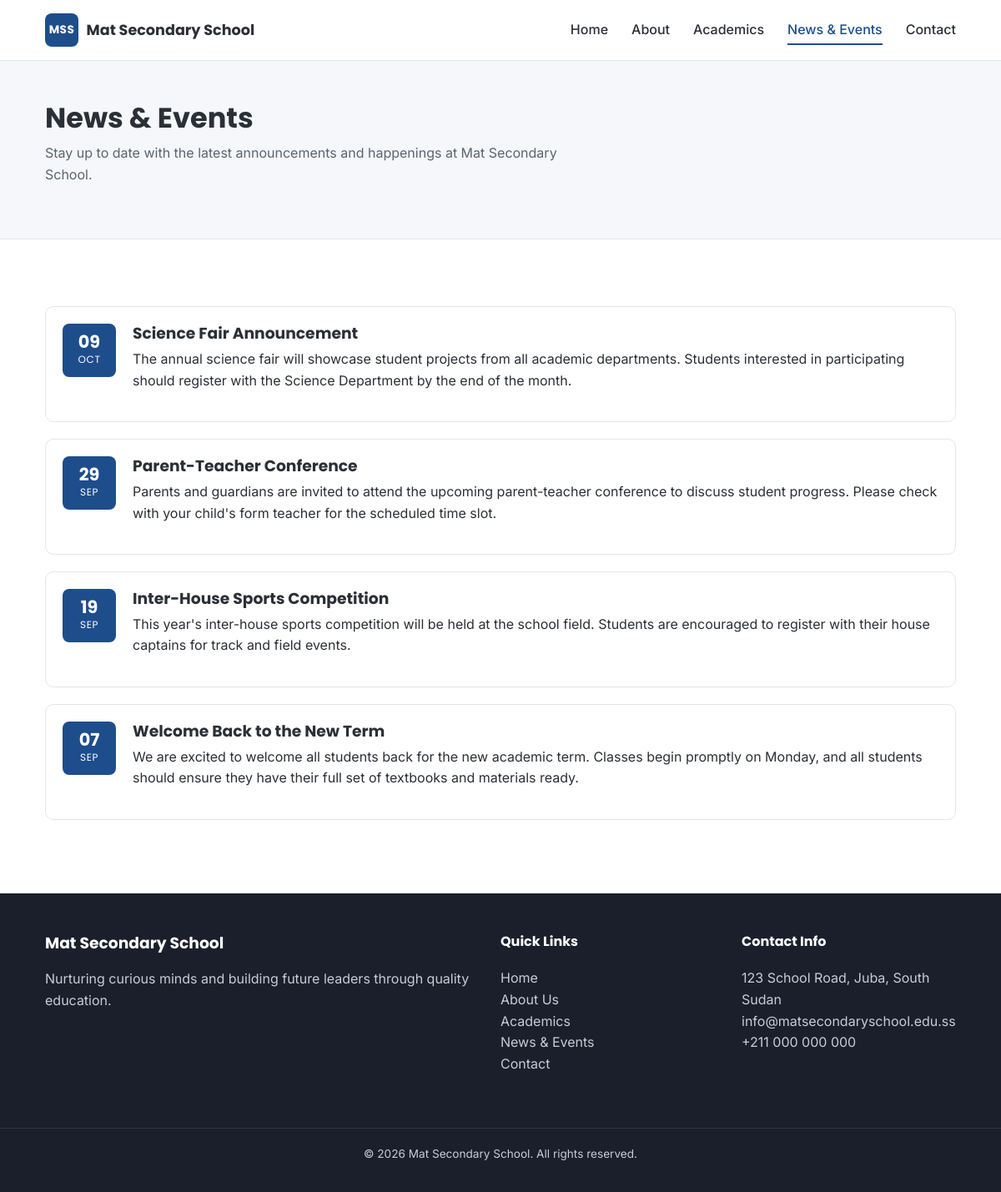
Page /news.php on the committed database.
### tables this page shows
CREATE TABLE IF NOT EXISTS news (
    id         INT AUTO_INCREMENT PRIMARY KEY,
    title      VARCHAR(255) NOT NULL,
    content    TEXT NOT NULL,
    event_date DATE NOT NULL,
    created_at TIMESTAMP NOT NULL DEFAULT CURRENT_TIMESTAMP
);

### news.php (the view, shortened to what this page needs)
<?php
$newsItems = [];
$fetchError = null;
try {
    $pdo = getDbConnection();
    $stmt = $pdo->query('SELECT id, title, content, event_date FROM news ORDER BY event_date DESC, created_at DESC');
    $newsItems = $stmt->fetchAll();
} catch (PDOException $e) {
    error_log('Failed to fetch news: ' . $e->getMessage());
    $fetchError = 'We could not load news and events right now. Please try again later.';
}
require_once __DIR__ . '/includes/header.php';
?>
<section class="page-hero">
    <div class="container">
        <h1>News & Events</h1>
        <p>Stay up to date with the latest announcements and happenings at Mat Secondary School.</p>
    </div>
</section>
<section class="section">
    <div class="container">
        <?php if ($fetchError): ?>
            <p class="alert alert-error"><?php echo htmlspecialchars($fetchError); ?></p>
        <?php elseif (empty($newsItems)): ?>
            <p>No news or events have been posted yet. Please check back soon.</p>
        <?php else: ?>
            <div class="news-list">
                <?php foreach ($newsItems as $item): ?>
                    <article class="news-list-item">
                        <div class="news-list-date">
                            <span class="day"><?php echo htmlspecialchars(date('d', strtotime($item['event_date']))); ?></span>
                            <span class="month"><?php echo htmlspecialchars(date('M', strtotime($item['event_date']))); ?></span>
                        </div>
                        <div class="news-list-content">
                            <h3><?php echo htmlspecialchars($item['title']); ?></h3>
                            <p><?php echo nl2br(htmlspecialchars($item['content'])); ?></p>
                        </div>
                    </article>
                <?php endforeach; ?>
            </div>
        <?php endif; ?>
    </div>
</section>
<?php require_once __DIR__ . '/includes/footer.php'; ?>

### css/style.css (style rules this page uses)
:root { --color-primary: #1e4d8c; --color-primary-dark: #163a68; --color-accent: #f2a627; --color-text: #2b2f36; --color-text-light: #5c6470; --color-bg: #ffffff; --color-bg-alt: #f5f7fa; --color-border: #e2e6ec; --color-success-bg: #e6f6ec; --color-success-text: #1c7a3f; --color-error-bg: #fdecec; --color-error-text: #b3261e; --font-heading: 'Poppins', sans-serif; --font-body: 'Inter', sans-serif; --radius: 10px; --shadow: 0 4px 16px rgba(20, 30, 60, 0.08); --max-width: 1140px; }
* { box-sizing: border-box; }
html { scroll-behavior: smooth; }
body { margin: 0; font-family: var(--font-body); color: var(--color-text); background-color: var(--color-bg); line-height: 1.6; }
h1, h2, h3, h4 { font-family: var(--font-heading); line-height: 1.25; margin-top: 0; color: var(--color-text); }
p { margin-top: 0; }
.container { width: 100%; max-width: var(--max-width); margin: 0 auto; padding: 0 1.5rem; }
.section { padding: 3.5rem 0; }
.page-hero { background-color: var(--color-bg-alt); padding: 3rem 0; border-bottom: 1px solid var(--color-border); }
.page-hero h1 { font-size: 2.1rem; margin-bottom: 0.5rem; }
.page-hero p { color: var(--color-text-light); max-width: 640px; }
.news-list { display: flex; flex-direction: column; gap: 1.25rem; margin-top: 1.5rem; }
.news-list-item { display: flex; gap: 1.25rem; padding: 1.25rem; border: 1px solid var(--color-border); border-radius: var(--radius); background-color: var(--color-bg); }
.news-list-date { flex-shrink: 0; width: 64px; height: 64px; border-radius: 8px; background-color: var(--color-primary); color: #fff; display: flex; flex-direction: column; align-items: center; justify-content: center; font-family: var(--font-heading); }
.news-list-date .day { font-size: 1.3rem; font-weight: 700; line-height: 1; }
.news-list-date .month { font-size: 0.75rem; text-transform: uppercase; letter-spacing: 0.05em; }
.news-list-content h3 { margin-bottom: 0.4rem; }

### rows in the picture
news: event_date "09", event_date "OCT", title "Science Fair Announcement", content "The annual science fair will showcase student projects from all academic departments. Students interested in participating should register with the Science Department by the end of the month."
news: event_date "29", event_date "SEP", title "Parent-Teacher Conference", content "Parents and guardians are invited to attend the upcoming parent-teacher conference to discuss student progress. Please check with your child's form teacher for the scheduled time slot."
news: event_date "19", event_date "SEP", title "Inter-House Sports Competition", content "This year's inter-house sports competition will be held at the school field. Students are encouraged to register with their house captains for track and field events."
news: event_date "07", event_date "SEP", title "Welcome Back to the New Term", content "We are excited to welcome all students back for the new academic term. Classes begin promptly on Monday, and all students should ensure they have their full set of textbooks and materials ready."
